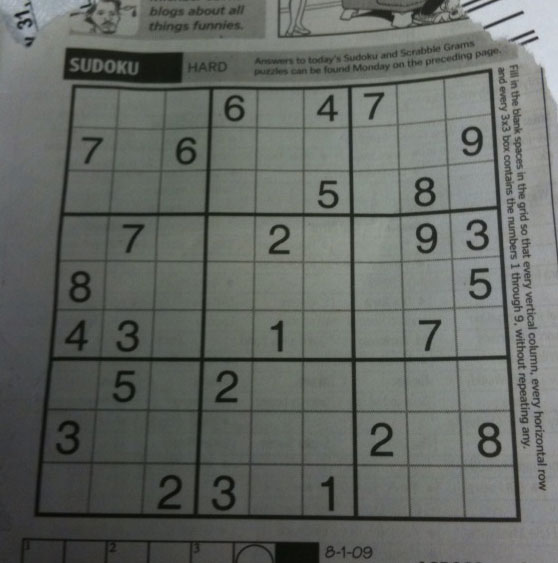
#> input picture Data/sudoku.png, 558 x 563 px, found by its file name
$ python '26 hough_linesP.py'
#> lines starting #> are read from the running program, lines starting #| are printed output that depends on the picture; after the words box and inside, x2 and y2 are one past the last pixel; in counts of white or black regions, pixels touching at a corner belong together
import cv2
import numpy as np

img = cv2.imread("sudoku.png")
#> img is the input picture: shape (563, 558, 3); mean B, G, R 99.5, 104.1, 100
gray = cv2.cvtColor(img, cv2.COLOR_BGR2GRAY)

edges = cv2.Canny(gray, 50, 150)
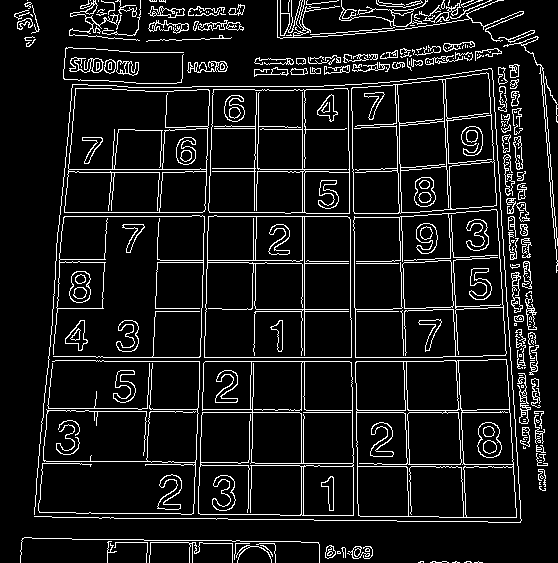
#> edges: shape (563, 558); 9.4% white in thin lines or dots

lines = cv2.HoughLinesP(edges, 1, np.pi/180, 127, minLineLength=100, maxLineGap=10)
#> lines = 64 rows, first 6: [175, 412, 543, 412], [96, 361, 443, 361], [96, 357, 442, 357], [200, 356, 203, 256], [304, 418, 304, 86], [448, 207, 464, 521]

for line in lines:
    x1,y1,x2,y2 = line[0]

    cv2.line(img, (x1,y1), (x2,y2), (0,255,0),2)
#> this loop made 64 passes
#> (x1, y1, x2, y2) on passes 1 to 12: (175, 412, 543, 412), (96, 361, 443, 361), (96, 357, 442, 357), (200, 356, 203, 256), (304, 418, 304, 86), (448, 207, 464, 521), (252, 308, 255, 115), (355, 327, 358, 520), (60, 212, 305, 212), (59, 216, 354, 216), (399, 138, 403, 280), (198, 518, 204, 336)
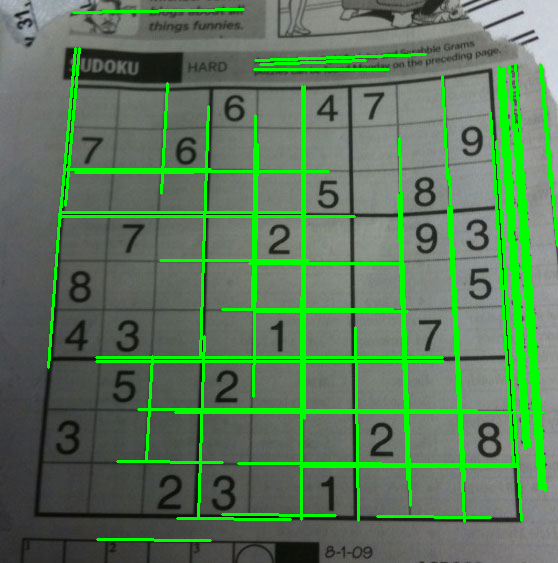
#> img: shape (563, 558, 3); 10.68% of pixels changed, all inside (x1, y1, x2, y2) = (47, 8, 558, 542)


cv2.imshow("image", img)
cv2.imshow("canny", edges)
cv2.waitKey()
cv2.destroyAllWindows()

$ run again, with Data/apple.jpg saved as Data/sudoku.png
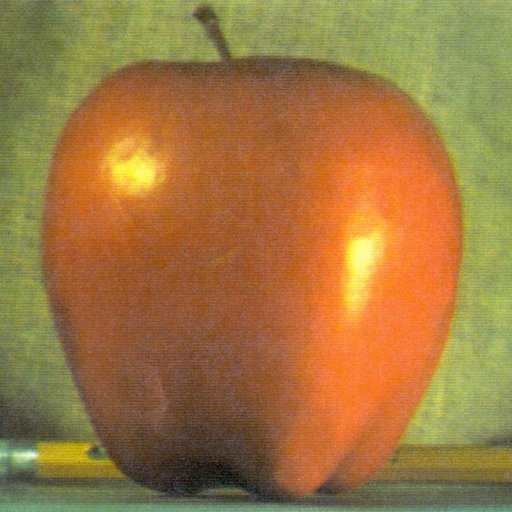
#> input picture Data/apple.jpg, 512 x 512 px, found by its file name
#> img is the input picture: shape (512, 512, 3); mean B, G, R 64.8, 119.7, 159.1
#> `edges = cv2.Canny(gray, 50, 150)`:
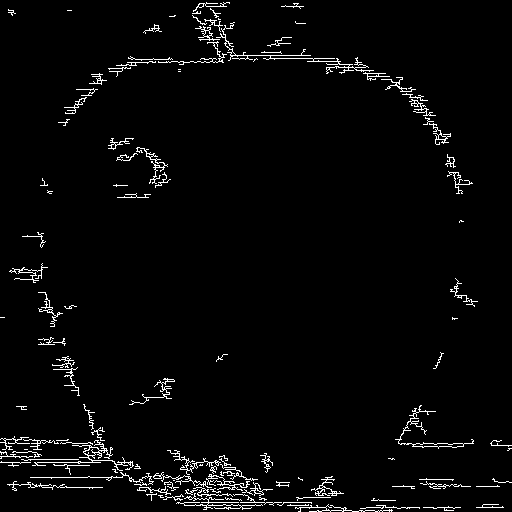
#> edges: shape (512, 512); 2.9% white in thin lines or dots
#> lines = [[0, 462, 100, 462], [30, 477, 190, 477]]
#> the loop `for line in lines:` made 2 passes
#> after the loop `for line in lines:`:
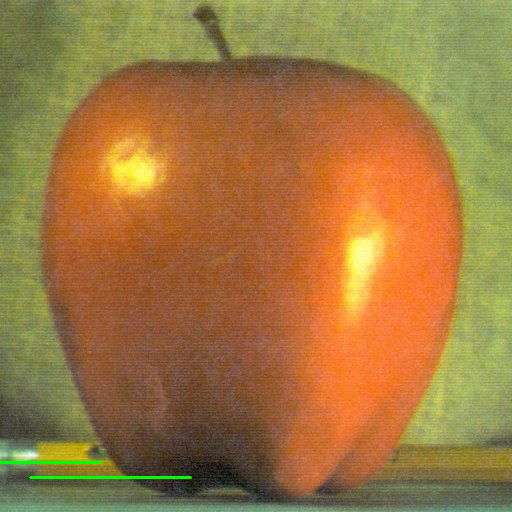
#> img: shape (512, 512, 3); 0.3% of pixels changed, all inside (x1, y1, x2, y2) = (0, 461, 192, 479)
